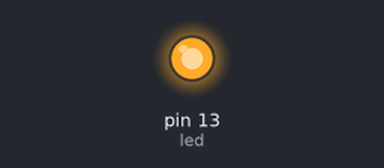
Recording of a sketch running on a simulated Arduino Uno, built with avr-gcc and run on an emulated ATmega328P. Shown: output pins drawn as LEDs (lit = HIGH).

Above: at 0.17 s.
At 27.6 s:
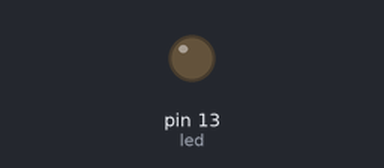
Timing chart, 0 to 44.7 s (numbered marks = the images above):
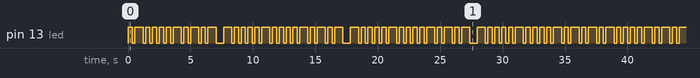

Measured:
- by itself, pin 13 (led): moves between LOW and HIGH, repeating every 34.4 s
- by itself, everything shown: repeats every 34.4 s, in 102 steps

The sketch:

MorseCode.ino
```cpp
/*
	MrRedBeard
	Seems to work not compleltly tested and written in about 30 minutes
*/
int cols = 27;
String letterArr[27] = { "a","b","c","d","e","f","g","h","i","j","k","l","m","n","o","p","q","r","s","t","u","v","w","x","y","z"," " };
String morseArr[27] = { ".-","-...","-.-.","-..",".","..-.","--.","....","..",".---","-.-",".-..","--","-.","---",".--.","--.-",".-.","...","-","..-","...-",".--","-..-","-.--","--.."," " };

int led = 13; //Pin the led is hooked to
String msg = "";
int msgLen = 0;


void setup()
{
  pinMode(led, OUTPUT); //Set pin to output
}

// the loop function runs over and over again forever
void loop()
{

  msg = "Blink blink blink blink"; //Text you want converted to morsecode

  chartolight(); //Call to function that makes the conversion
}

void chartolight()
{

  msgLen = msg.length(); //Get length of message

  int i = 0;

  while( i <= msgLen)
  {
    //msg.charAt(i)
    for (int x = 0; x < cols; x++)
    {
      if(String(msg.charAt(i)) == letterArr[x]) //Get morse val of char
      {
        char mors[50];
        morseArr[x].toCharArray(mors, 50);
        for (int y = 0; y < sizeof(mors); y++) //Get times for morse val
        {
          if(mors[y] == '.') //Short light
          {
            digitalWrite(led, HIGH);
            delay(350);
            digitalWrite(led, LOW);
            delay(200);
          }
          if(mors[y] == '-') //Long light
          {
            digitalWrite(led, HIGH);
            delay(650);
            digitalWrite(led, LOW);
            delay(200);
          }
          if(mors[y] == ' ') //Spaces
          {
            digitalWrite(led, LOW);
            delay(400);
          }
        }

      }

    }


    i++;
  }

}
```
